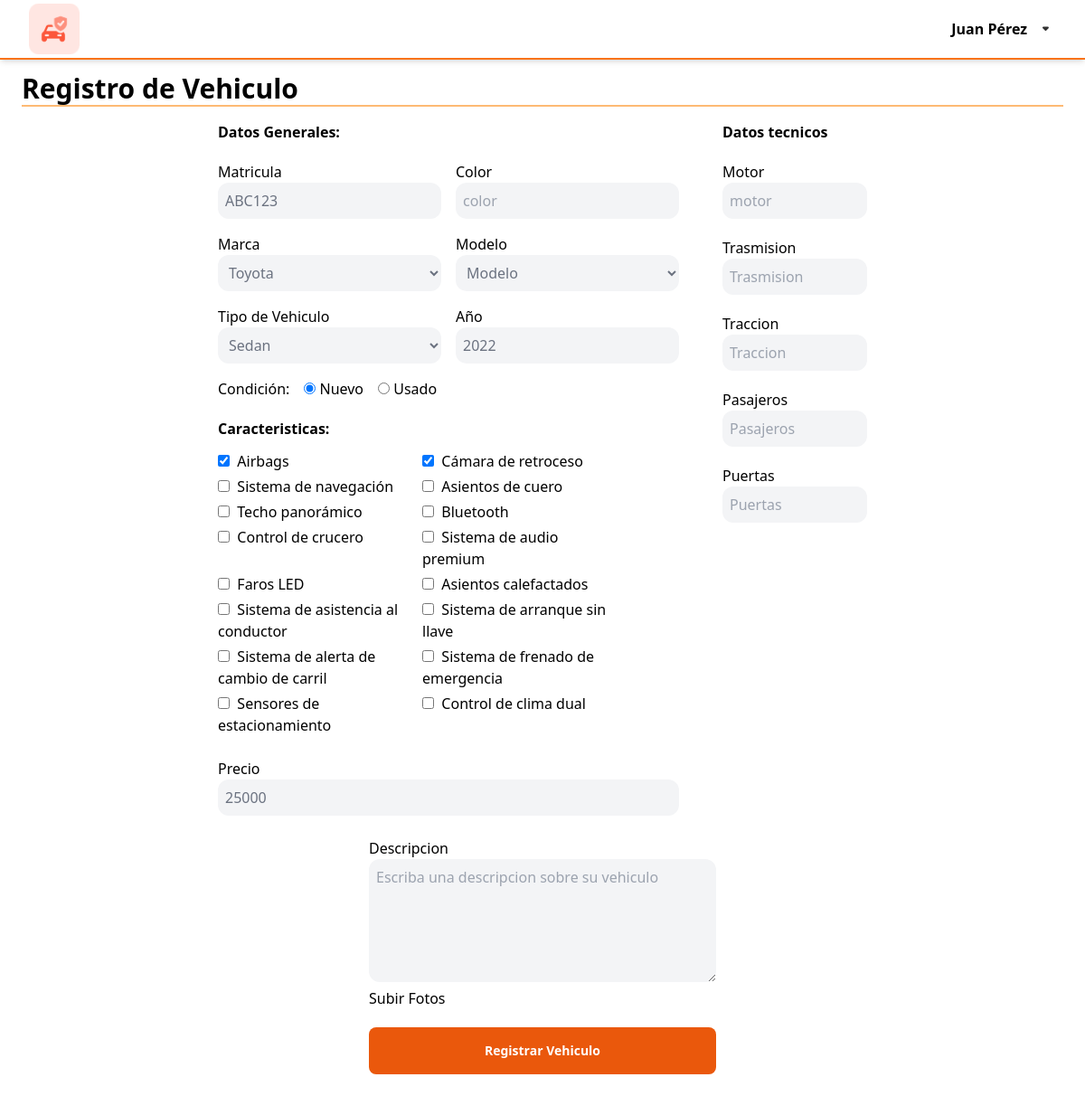
Page /pages/registro.php?id=1 (signed in) on the committed database.
### tables this page shows
CREATE TABLE `vehiculos_venta` (
  `idVehiculos_Venta` int(11) NOT NULL,
  `vehiculo_matricula` varchar(10) NOT NULL,
  `precio` float NOT NULL,
  `millage` float NOT NULL,
  `fecha_adquisicion` date NOT NULL,
  `year` varchar(45) NOT NULL,
  `vehiculo_modelo` int(11) DEFAULT NULL,
  `vehiculo_Categoria` int(11) NOT NULL,
  `nuevo` tinyint(1) NOT NULL DEFAULT 1,
  `image` varchar(100) NOT NULL,
  `puertas` varchar(20) NOT NULL,
  `motor` varchar(20) NOT NULL,
  `transmision` int(1) NOT NULL,
  `traccion` varchar(20) NOT NULL,
  `pasajeros` varchar(20) NOT NULL,
  `color` varchar(20) NOT NULL,
  `disponible` tinyint(1) NOT NULL,
  `tipocombustible` int(2) NOT NULL,
  `tamano_baul` int(2) NOT NULL
);

CREATE TABLE `vehiculo_caracteristicas` (
  `idVehiculo_Caracteristicas` int(11) NOT NULL,
  `Vehiculo_Caracteristica` varchar(45) NOT NULL
);

### pages/registro.php (the view, shortened to what this page needs)
<?php session_start();
require("../php/connection.php");
$caracteristicas = $mysqli->query("SELECT * FROM `vehiculo_caracteristicas`");
$categoria = $mysqli->query("SELECT * FROM `vehiculo_categoria`");
$marcas = $mysqli->query("SELECT * FROM `vehiculos_marcas`");
$caracteristicas_array = array();
if (isset($_GET["id"])) {
    $resultado = $mysqli->query("SELECT * from vehiculos_venta left JOIN vehiculos_modelos on idVehiculos_Modelos = vehiculo_modelo  join vehiculos_marcas on vehiculos_modelos.marca = vehiculos_marcas.idVehiculos_Marca join vehiculo_categoria on vehiculos_venta.vehiculo_Categoria = vehiculo_categoria.idVehiculo_Categoria where vehiculos_venta.idVehiculos_Venta =" . $_GET["id"])->fetch_assoc();
    extract($resultado);
    $caracteristicas_id = $mysqli->query("SELECT idVehiculo_Caracteristicas FROM caracteristicasvsvehiculoventa join vehiculo_caracteristicas on vehiculo_caracteristicas.idVehiculo_Caracteristicas = caracteristicasvsvehiculoventa.IdCaracteristica where IdVehiculoVenta =" . $_GET["id"]);
    while ($datos = $caracteristicas_id->fetch_assoc()) {
        $caracteristicas_array[] = $datos['idVehiculo_Caracteristicas'];
    }
}
?>
<!DOCTYPE html>
<html lang="en">
<head>
    <link href="../css/output.css" rel="stylesheet">
    <link href="../css/input.css" rel="stylesheet">
</head>
<body>
    <?php include "./nav.php" ?>
    <div class="w-screen p-6 mt-14">
        <span class="block text-3xl font-bold border-b-2 border-orange-300 ">Registro de Vehiculo</span>
        <form action="../controller/vehiculo.php<?php if (isset($_GET["id"])) echo '?id='.$_GET["id"]; ?>" method="post" class="flex flex-col gap-6 items-center mt-4 ">
            <div id="cuadro" class="flex gap-12">
                <div class="flex flex-col gap-5">
                    <span class="font-semibold ">Datos Generales:</span>
                    <div class="grid grid-cols-2 gap-4">
                    <label>
                            <span>Matricula</span></br>
                            <input required  type="text" name="matricula" placeholder="matricula" value="<?php if (isset($vehiculo_matricula)) echo $vehiculo_matricula; ?>">
                        </label>
                        <label>
                            <span>Color</span></br>
                            <input required type="text" name="color" placeholder="color" value="<?php if (isset($color)) echo $color; ?>">
                        </label>
                        <label>
                            <span>Marca</span></br>
                            <select id="marca" name="marca" onchange="updateModelos()">
                                <?php
                                if ($marcas) {
                                    if ($marcas->num_rows > 0) {
                                        while ($datos = $marcas->fetch_assoc()) {
                                            $selected = (isset($marca)) && $marca == $datos['idVehiculos_Marca'] ? 'selected' : '';
                                            echo "<option value=\"{$datos['idVehiculos_Marca']}\" $selected>{$datos['marca_nombre']}</option>";
                                        }
                                    }
                                } else {
                                    echo "<option>Error executing the query: " . $mysqli->error . "</option>";
                                }
                                ?>
                            </select>
                        </label>
                        <label>
                            <span>Modelo</span></br>
                            <select id="modelo" value="<?php if (isset($vehiculo_modelo)) echo $vehiculo_modelo; ?>" name="modelo">
                                <option value="" selected>Modelo</option>
                            </select>
                        </label>
                        <label>
                            <span>Tipo de Vehiculo</span><br>
                            <select id="categoria" name="categoria">
                                <?php
                                if ($categoria) {
                                    if ($categoria->num_rows > 0) {
                                        while ($datos = $categoria->fetch_assoc()) {
                                            $selected = (isset($vehiculo_Categoria) && $vehiculo_Categoria == $datos['idVehiculo_Categoria']) ? 'selected' : '';
                                            echo "<option value=\"{$datos['idVehiculo_Categoria']}\" $selected>{$datos['nombre_Categoria']}</option>";
                                        }
                                    }
                                } else {
                                    echo "<option>Error executing the query: " . $mysqli->error . "</option>";
                                }
                                ?>
                            </select>
                        </label>
                        <label>
                            <span>Año</span></br>
                            <input required type="number" name="year" placeholder="Año" value="<?php if (isset($year)) echo $year; ?>">
                        </label>
                        <div class="flex gap-4 items-center ">
                            Condición:
                            <label>
                                <input required class="w-fit" type="radio" name="condicion[]" value="1" <?php if (isset($nuevo) && $nuevo) echo "checked"; ?>> Nuevo
                            </label>
                            <label>
                                <input required class="w-fit" type="radio" name="condicion[]" value="0" <?php if (isset($nuevo) && !$nuevo) echo "checked"; ?>> Usado
                            </label>
                        </div>
                    </div>
                    <div>
                        <span class="font-semibold text-base">Caracteristicas:</span>
                        <div class="grid grid-cols-2 gap-1 h-80 max-w-md overflow-scroll mt-3 ">
                            <?php
                            if ($caracteristicas) {
                                if ($caracteristicas->num_rows > 0) {
                                    while ($datos = $caracteristicas->fetch_assoc()) {
                                $checkbox_value = in_array($datos['idVehiculo_Caracteristicas'], $caracteristicas_array) ? "checked" : "";
                            ?>
                                        <label class="  ">
                                            <input <?php echo $checkbox_value ?>  type="checkbox" name="caracteristicas[]" value="<?php echo $datos['idVehiculo_Caracteristicas'] ?>">
                                            &nbsp;<?php echo $datos['Vehiculo_Caracteristica'] ?>
                                        </label>
                            <?php
                                    }
                                }
                            } else {
                                echo "<option >Error executing the query: " . $mysqli->error . "</option>";
                            }
                            ?>
                        </div>
                    </div>
                    <label>
                        <span>Precio</span>
                        <input required type="number" name="precio" value="<?php if (isset($precio)) echo  $precio; ?>" placeholder="Precio ">
                    </label>
                </div>
                <div class="flex flex-col gap-5 w-40  ">
                    <span class="font-semibold">Datos tecnicos</span>
                    <label>
                        <span>Motor</span></br>
                        <input required type="text" name="motor" value="<?php if (isset($precio)) echo  $motor; ?>" placeholder="motor ">
                    </label>
                    <label>
                        <span>Trasmision</span></br>
                        <input required type="text" name="trasmision" value="<?php if (isset($precio)) echo  $trasmision; ?>" placeholder="Trasmision ">
                    </label>
                    <label>
                        <span>Traccion</span></br>
                        <input required type="text" name="traccion" value="<?php if (isset($precio)) echo  $traccion; ?>"  placeholder="Traccion ">
                    </label>
                    <label>
                        <span>Pasajeros</span></br>
                        <input required type="text" name="pasajeros" value="<?php if (isset($pasajeros)) echo  $pasajeros; ?>"  placeholder="Pasajeros ">
                    </label>
                    <label>
                        <span>Puertas</span></br>
                        <input required type="text" name="puertas" value="<?php if (isset($puertas)) echo  $puertas; ?>" placeholder="Puertas ">
                    </label>
                </div>
            </div>
            <div class="w-full max-w-sm  ">
                <label>
                    <span>Descripcion</span>
                    <textarea rows="5" name="Descripcion" placeholder="Escriba una descripcion sobre su vehiculo "></textarea>
                </label>
                <label>
                    <span>Subir Fotos</span>
                </label>
                <button class="w-full text-center  py-4 mt-5 bg-orange-600 rounded-lg text-sm  font-semibold text-white" type="submit">Registrar Vehiculo</a>
            </div>
        </form>
    </div>
</body>
</html>

### css/input.css (style rules this page uses)
textarea,select,input { @apply bg-gray-100; @apply rounded-xl; @apply p-2; @apply text-gray-500; @apply custom-number-input; }
textarea,select,input:not([type="checkbox"],[type="radio"]) { @apply outline-none; @apply w-full; }
a,button { @apply hover:bg-orange-700; }

### rows in the picture
vehiculos_venta: matricula "ABC123", modelo "Modelo", year "2022", nuevo "☑ Nuevo", nuevo "☐ Usado", precio "25000"
vehiculo_caracteristicas: Vehiculo_Caracteristica "Airbags"
vehiculo_caracteristicas: Vehiculo_Caracteristica "Cámara de retroceso"
vehiculo_caracteristicas: Vehiculo_Caracteristica "Sistema de navegación"
vehiculo_caracteristicas: Vehiculo_Caracteristica "Asientos de cuero"
vehiculo_caracteristicas: Vehiculo_Caracteristica "Techo panorámico"
vehiculo_caracteristicas: Vehiculo_Caracteristica "Bluetooth"
vehiculo_caracteristicas: Vehiculo_Caracteristica "Control de crucero"
vehiculo_caracteristicas: Vehiculo_Caracteristica "Sistema de audio premium"
vehiculo_caracteristicas: Vehiculo_Caracteristica "Faros LED"
vehiculo_caracteristicas: Vehiculo_Caracteristica "Asientos calefactados"
vehiculo_caracteristicas: Vehiculo_Caracteristica "Sistema de asistencia al conductor"
vehiculo_caracteristicas: Vehiculo_Caracteristica "Sistema de arranque sin llave"
vehiculo_caracteristicas: Vehiculo_Caracteristica "Sistema de alerta de cambio de carril"
vehiculo_caracteristicas: Vehiculo_Caracteristica "Sistema de frenado de emergencia"
vehiculo_caracteristicas: Vehiculo_Caracteristica "Sensores de estacionamiento"
vehiculo_caracteristicas: Vehiculo_Caracteristica "Control de clima dual"

### other values in the picture
$nombre "Juan"
$apellido "Pérez"
form field marca "Toyota"
form field categoria "Sedan"
